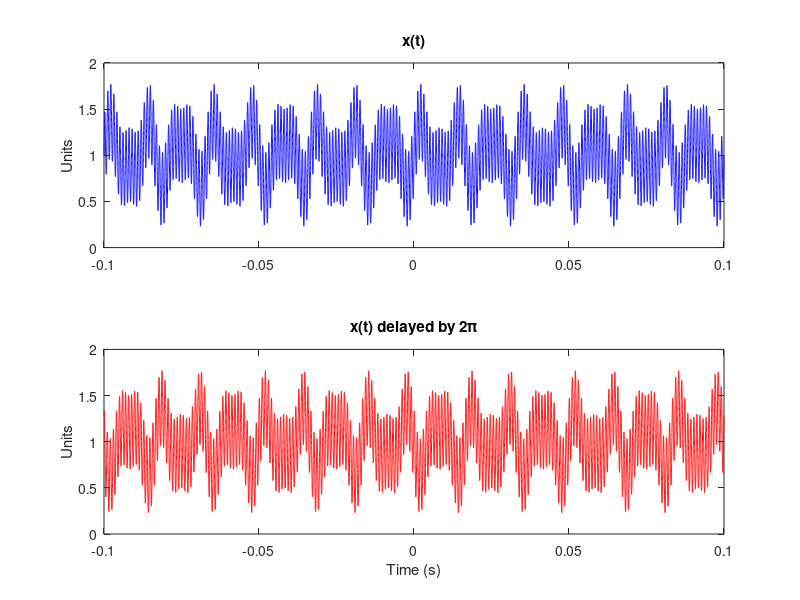
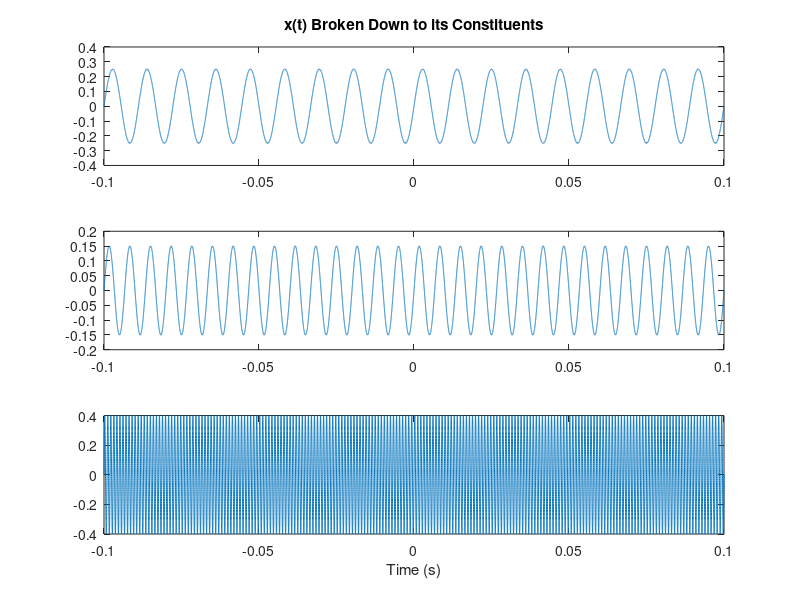
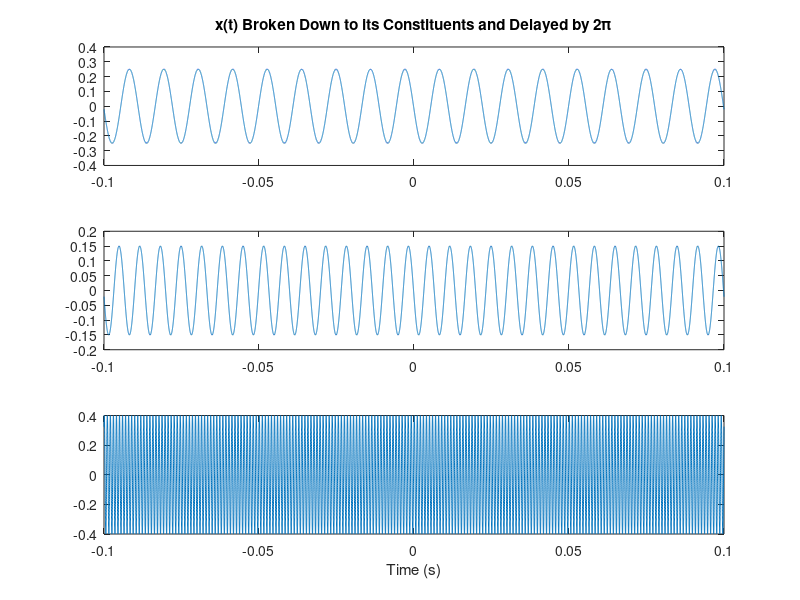

MATLAB code for these plots, in order:
t = -0.1:(1/(2*1020*100)):0.1;

figure;

subplot(211);
dsb_am = 1 + 0.25*sin(180*pi*t)+0.15*sin(300*pi*t)+0.4*sin(2040*pi*t);
plot(t, dsb_am, '-b');
title('x(t)')
ylabel('Units')

subplot(212);
dsb_am_delayed = 1 + 0.25*sin(180*pi*(t - 2*pi))+0.15*sin(300*pi*(t - 2*pi))+0.4*sin(2040*pi*(t - 2*pi));
plot(t, dsb_am_delayed, '-r')
title('x(t) delayed by 2\pi')
xlabel('Time (s)')
ylabel('Units')

% piecewise
figure;
subplot(311);
plot(t, 0.25 * sin(180*pi*t))
title('x(t) Broken Down to its Constituents')
subplot(312);
plot(t, 0.15 * sin(300*pi*t))
subplot(313);
plot(t, 0.4 * sin(2040*pi*t))
xlabel('Time (s)')

% piecewise delayed
figure;
subplot(311);
plot(t, 0.25 * sin(180*pi*(t - 2*pi)))
title('x(t) Broken Down to its Constituents and Delayed by 2\pi')
subplot(312);
plot(t, 0.15 * sin(300*pi*(t - 2*pi)))
subplot(313);
plot(t, 0.4 * sin(2040*pi*(t - 2*pi)))
xlabel('Time (s)')
